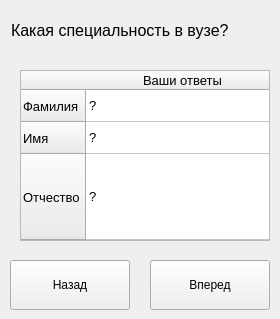
<?xml version="1.0" encoding="UTF-8"?>
<ui version="4.0">
 <class>MainWindow</class>
 <widget class="QMainWindow" name="MainWindow">
  <property name="geometry">
   <rect>
    <x>0</x>
    <y>0</y>
    <width>280</width>
    <height>319</height>
   </rect>
  </property>
  <property name="minimumSize">
   <size>
    <width>280</width>
    <height>319</height>
   </size>
  </property>
  <property name="maximumSize">
   <size>
    <width>280</width>
    <height>319</height>
   </size>
  </property>
  <property name="windowTitle">
   <string>MainWindow</string>
  </property>
  <widget class="QWidget" name="centralwidget">
   <widget class="QLabel" name="label">
    <property name="geometry">
     <rect>
      <x>11</x>
      <y>10</y>
      <width>271</width>
      <height>41</height>
     </rect>
    </property>
    <property name="font">
     <font>
      <family>Segoe UI</family>
      <pointsize>12</pointsize>
     </font>
    </property>
    <property name="text">
     <string>Какая специальность в вузе?</string>
    </property>
   </widget>
   <widget class="QTableWidget" name="tableWidget">
    <property name="geometry">
     <rect>
      <x>20</x>
      <y>70</y>
      <width>250</width>
      <height>171</height>
     </rect>
    </property>
    <property name="minimumSize">
     <size>
      <width>250</width>
      <height>0</height>
     </size>
    </property>
    <property name="maximumSize">
     <size>
      <width>250</width>
      <height>500</height>
     </size>
    </property>
    <property name="font">
     <font>
      <pointsize>10</pointsize>
     </font>
    </property>
    <property name="dragDropOverwriteMode">
     <bool>false</bool>
    </property>
    <property name="wordWrap">
     <bool>true</bool>
    </property>
    <attribute name="horizontalHeaderVisible">
     <bool>true</bool>
    </attribute>
    <attribute name="horizontalHeaderCascadingSectionResizes">
     <bool>false</bool>
    </attribute>
    <attribute name="horizontalHeaderMinimumSectionSize">
     <number>30</number>
    </attribute>
    <attribute name="horizontalHeaderDefaultSectionSize">
     <number>193</number>
    </attribute>
    <attribute name="horizontalHeaderHighlightSections">
     <bool>false</bool>
    </attribute>
    <attribute name="horizontalHeaderShowSortIndicator" stdset="0">
     <bool>false</bool>
    </attribute>
    <attribute name="horizontalHeaderStretchLastSection">
     <bool>false</bool>
    </attribute>
    <attribute name="verticalHeaderVisible">
     <bool>true</bool>
    </attribute>
    <attribute name="verticalHeaderCascadingSectionResizes">
     <bool>false</bool>
    </attribute>
    <attribute name="verticalHeaderMinimumSectionSize">
     <number>32</number>
    </attribute>
    <attribute name="verticalHeaderDefaultSectionSize">
     <number>32</number>
    </attribute>
    <attribute name="verticalHeaderStretchLastSection">
     <bool>true</bool>
    </attribute>
    <row>
     <property name="text">
      <string>Фамилия</string>
     </property>
    </row>
    <row>
     <property name="text">
      <string>Имя</string>
     </property>
    </row>
    <row>
     <property name="text">
      <string>Отчество</string>
     </property>
    </row>
    <column>
     <property name="text">
      <string>Ваши ответы</string>
     </property>
    </column>
    <item row="0" column="0">
     <property name="text">
      <string>?</string>
     </property>
    </item>
    <item row="1" column="0">
     <property name="text">
      <string>?</string>
     </property>
    </item>
    <item row="2" column="0">
     <property name="text">
      <string>?</string>
     </property>
    </item>
   </widget>
   <widget class="QPushButton" name="btn_back">
    <property name="geometry">
     <rect>
      <x>10</x>
      <y>260</y>
      <width>120</width>
      <height>50</height>
     </rect>
    </property>
    <property name="font">
     <font>
      <family>Segoe UI</family>
     </font>
    </property>
    <property name="text">
     <string>Назад</string>
    </property>
   </widget>
   <widget class="QPushButton" name="btn_next">
    <property name="geometry">
     <rect>
      <x>150</x>
      <y>260</y>
      <width>120</width>
      <height>50</height>
     </rect>
    </property>
    <property name="font">
     <font>
      <family>Segoe UI</family>
     </font>
    </property>
    <property name="text">
     <string>Вперед</string>
    </property>
   </widget>
  </widget>
 </widget>
 <resources/>
 <connections/>
</ui>
